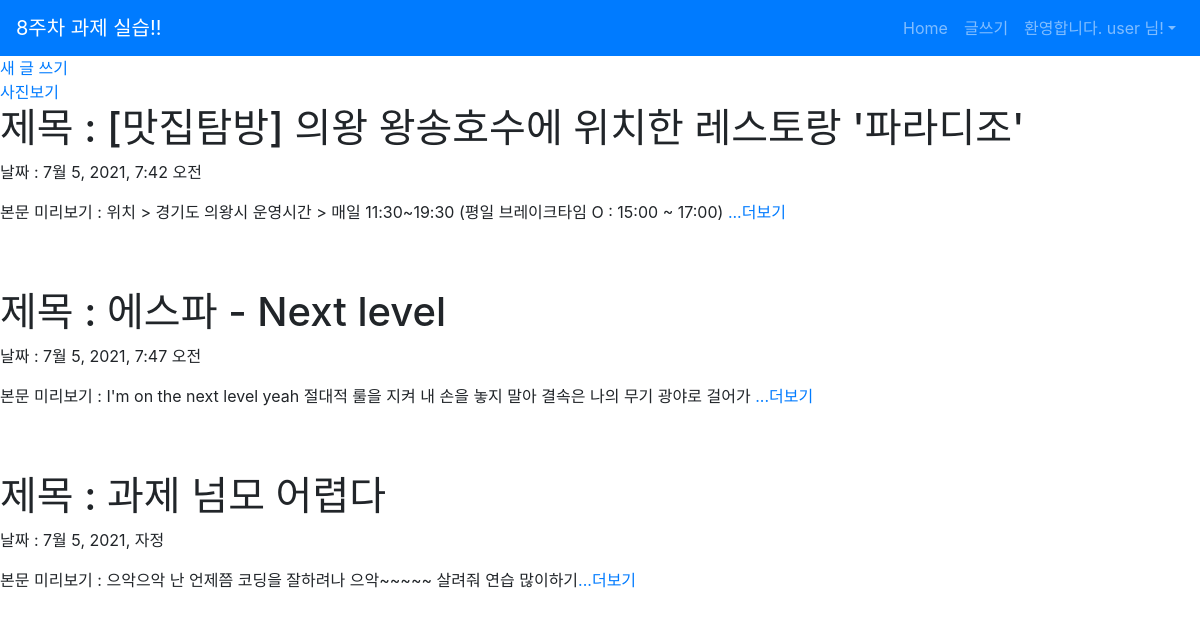
The app's page / (signed in) with its own data.
### crudeapp/models.py (models this page shows, shortened)
class Crudeapp(models.Model):
    title = models.CharField(max_length = 200)
    pub_date = models.DateTimeField('data published')
    body = models.TextField()
    def summary(self):
        return self.body[:70]

### crudeapp/views.py (the view)
# urls.py: 2. Add a URL to urlpatterns:  path('', views.home, name='home')
def home(request):
    crudeapps = Crudeapp.objects
    return render(request, 'home.html', {'crudeapps' : crudeapps})

### crudeapp/templates/home.html (shortened to what this page needs)
{% extends 'base.html' %}
{% block content %}
<a href="{% url 'postcreate' %}">새 글 쓰기</a><br>
<a href="{% url 'photo' %}">사진보기</a>
{% for crudeapp in crudeapps.all %}
    <h1> 제목 :  {{crudeapp.title}}</h1>
    <p> 날짜 : {{crudeapp.pub_date}}</p>
    <p> 본문 미리보기 : {{crudeapp.summary}}<a href = "{% url 'detail' crudeapp.id %}">...더보기</a></p>
{% endfor %}
{% endblock %}

### crudeapp/templates/base.html (shortened to what this page needs)
{% load bootstrap4 %}
{% bootstrap_css %}
<nav class="navbar navbar-expand-lg navbar-dark bg-primary">
    <a class="navbar-brand" href="{% url 'home' %}">8주차 과제 실습!!</a>
    <div class="collapse navbar-collapse" id="navbarNav">
        <ul class="navbar-nav ml-auto">
            <li class="nav-item">
                <a class="nav-item nav-link" href="{% url 'home' %}">Home</span></a>
            </li>
            <li class="nav-item">
                <a class="nav-link" href="{% url 'new' %}">글쓰기</a>
            </li>
            {% if user.is_authenticated %}
            <li class="nav-item dropdown">
                <a class="nav-link dropdown-toggle" id="navbarDropdown" role="button" data-toggle="dropdown"
                            aria-haspopup="true" aria-expanded="false">환영합니다. {{ user.username }} 님!</a>
            </li>
            {% endif %}
        </ul>
    </div>
</nav>
{% block content %}
{% endblock %}

### records on screen
Crudeapp: title "[맛집탐방] 의왕 왕송호수에 위치한 레스토랑 '파라디조'", pub_date "7월 5, 2021, 7:42 오전", summary "위치 > 경기도 의왕시 운영시간 > 매일 11:30~19:30 (평일 브레이크타임 O : 15:00 ~ 17:00)"
Crudeapp: title "에스파 - Next level", pub_date "7월 5, 2021, 7:47 오전", summary "I'm on the next level yeah 절대적 룰을 지켜 내 손을 놓지 말아 결속은 나의 무기 광야로 걸어가"
Crudeapp: title "과제 넘모 어렵다", pub_date "7월 5, 2021, 자정", summary "으악으악 난 언제쯤 코딩을 잘하려나 으악~~~~~ 살려줘 연습 많이하기"

### other values on screen
{{ user.username }} "user"
